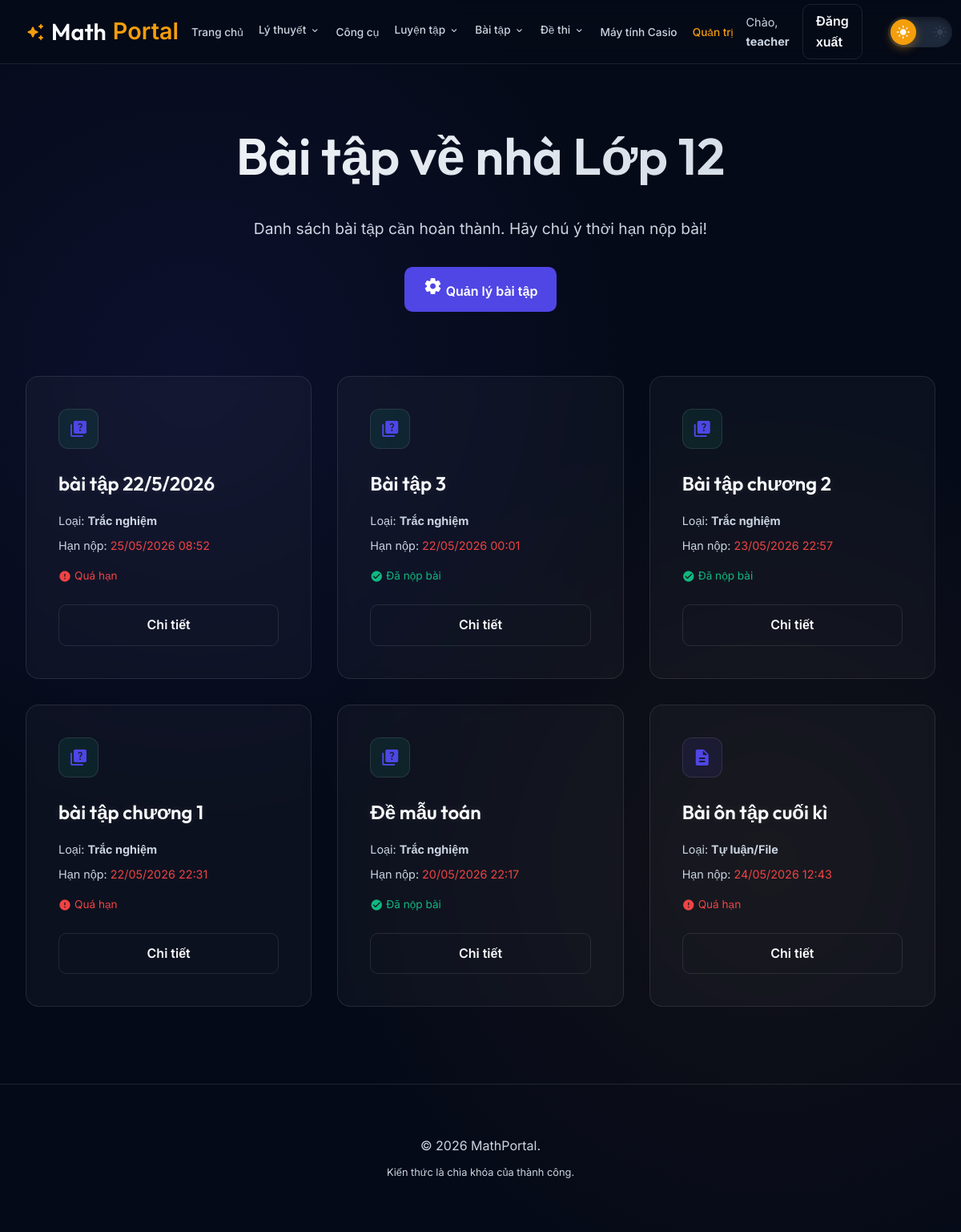
Page /assignments.php (signed in) on the committed database.
### tables this page shows
CREATE TABLE `assignments` (
  `id` int(11) NOT NULL,
  `title` varchar(255) NOT NULL,
  `description` text DEFAULT NULL,
  `type` enum('quiz','file','word_quiz') NOT NULL DEFAULT 'quiz',
  `deadline` datetime NOT NULL,
  `file_path` varchar(255) DEFAULT NULL,
  `teacher_id` int(11) NOT NULL,
  `created_at` timestamp NOT NULL DEFAULT current_timestamp(),
  `time_limit` int(11) DEFAULT 0 COMMENT 'Thời gian làm bài (phút), 0 là không giới hạn',
  `max_attempts` int(11) DEFAULT 1 COMMENT 'Số lần làm bài tối đa',
  `allow_review` tinyint(1) DEFAULT 1,
  `show_answers` tinyint(1) DEFAULT 1,
  `grade` int(11) NOT NULL DEFAULT 12
);

### includes/functions.php (called while the page is built, shortened)
<?php
function is_teacher() {
    return isset($_SESSION['user']) && is_array($_SESSION['user']) && $_SESSION['user']['role'] === 'teacher';
}

### assignments.php (the view, shortened to what this page needs)
<?php
require_once 'includes/functions.php';
include 'includes/header.php';
$user_id = $_SESSION['user']['id'];
$is_teacher = is_teacher();
$grade = isset($_GET['grade']) ? intval($_GET['grade']) : 12;
$stmt = $pdo->prepare("SELECT a.*, u.username as teacher_name FROM assignments a JOIN users u ON a.teacher_id = u.id WHERE a.grade = ? ORDER BY a.created_at DESC");
$stmt->execute([$grade]);
$assignments = $stmt->fetchAll();
?>
<main class="container">
    <section class="hero animate" style="padding: 4rem 0 2rem;">
        <h1>Bài tập về nhà Lớp <?php echo $grade; ?></h1>
        <p>Danh sách bài tập cần hoàn thành. Hãy chú ý thời hạn nộp bài!</p>
        <?php if ($is_teacher): ?>
            <a href="admin/manage_assignments.php" class="btn btn-primary">
                <span class="material-icons-round">settings</span> Quản lý bài tập
            </a>
        <?php endif; ?>
    </section>
    <div class="grid">
        <?php if (empty($assignments)): ?>
            <div class="card animate" style="grid-column: 1/-1; text-align: center;">
                <p>Hiện chưa có bài tập nào được giao.</p>
            </div>
        <?php else: ?>
            <?php foreach ($assignments as $a):
                $deadline = new DateTime($a['deadline']);
                $now = new DateTime();
                $is_overdue = $now > $deadline;
                $subStmt = $pdo->prepare("SELECT * FROM assignment_submissions WHERE assignment_id = ? AND student_id = ?");
                $subStmt->execute([$a['id'], $user_id]);
                $submission = $subStmt->fetch();
            ?>
                <div class="card animate">
                    <div class="card-icon" style="background: <?php echo in_array($a['type'], ['quiz', 'word_quiz']) ? 'rgba(16, 185, 129, 0.1)' : 'rgba(79, 70, 229, 0.1)'; ?>;">
                        <span class="material-icons-round"><?php echo in_array($a['type'], ['quiz', 'word_quiz']) ? 'quiz' : 'description'; ?></span>
                    </div>
                    <h3><?php echo htmlspecialchars($a['title']); ?></h3>
                    <p style="font-size: 0.9rem; color: var(--text-muted); margin-bottom: 0.5rem;">
                        Loại: <strong><?php echo in_array($a['type'], ['quiz', 'word_quiz']) ? 'Trắc nghiệm' : 'Tự luận/File'; ?></strong>
                    </p>
                    <p style="font-size: 0.9rem; color: var(--text-muted); margin-bottom: 1rem;">
                        Hạn nộp: <span style="color: <?php echo $is_overdue ? '#ef4444' : 'var(--accent)'; ?>;">
                            <?php echo $deadline->format('d/m/Y H:i'); ?>
                        </span>
                    </p>
                    <div style="margin-bottom: 1.5rem;">
                        <?php if ($submission): ?>
                            <span style="color: #10b981; font-size: 0.85rem; display: flex; align-items: center; gap: 4px;">
                                <span class="material-icons-round" style="font-size: 16px;">check_circle</span> Đã nộp bài
                            </span>
                        <?php elseif ($is_overdue): ?>
                            <span style="color: #ef4444; font-size: 0.85rem; display: flex; align-items: center; gap: 4px;">
                                <span class="material-icons-round" style="font-size: 16px;">error</span> Quá hạn
                            </span>
                        <?php else: ?>
                            <span style="color: var(--accent); font-size: 0.85rem; display: flex; align-items: center; gap: 4px;">
                                <span class="material-icons-round" style="font-size: 16px;">schedule</span> Đang chờ nộp
                            </span>
                        <?php endif; ?>
                    </div>
                    <a href="assignment_details.php?id=<?php echo $a['id']; ?>" class="btn btn-outline" style="width: 100%; text-align: center;">
                        Chi tiết
                    </a>
                </div>
            <?php endforeach; ?>
        <?php endif; ?>
    </div>
</main>
<?php include 'includes/footer.php'; ?>

### assets/css/style.css (style rules this page uses)
:root { --bg-color: #050a18; --card-bg: rgba(255, 255, 255, 0.03); --glass-bg: rgba(255, 255, 255, 0.05); --glass-border: rgba(255, 255, 255, 0.1); --primary: #4f46e5; --primary-light: #818cf8; --accent: #f59e0b; --text-main: #f8fafc; --text-muted: #cbd5e1; --nav-height: 80px; --radius: 16px; --shadow: 0 10px 30px -10px rgba(0, 0, 0, 0.5); --nav-bg: rgba(5, 10, 24, 0.8); }
* { margin: 0; padding: 0; box-sizing: border-box; font-family: 'Inter', sans-serif; }
body { background-color: var(--bg-color); color: var(--text-main); line-height: 1.6; overflow-x: hidden; background-image: radial-gradient(circle at 20% 30%, rgba(79, 70, 229, 0.1) 0%, transparent 40%), radial-gradient(circle at 80% 70%, rgba(245, 158, 11, 0.05) 0%, transparent 40%); min-height: 100vh; transition: background-color 0.4s ease, color 0.4s ease; }
h1, h2, h3, .nav-logo { font-family: 'Outfit', sans-serif; font-weight: 600; }
.container { max-width: 1200px; margin: 0 auto; padding: 0 2rem; }
.hero { padding: 6rem 0 4rem; text-align: center; }
.hero h1 { font-size: 4rem; margin-bottom: 1.5rem; background: linear-gradient(135deg, var(--text-main) 0%, var(--text-muted) 100%); -webkit-background-clip: text; -webkit-text-fill-color: transparent; transition: background 0.4s ease; }
.hero p { font-size: 1.2rem; color: var(--text-muted); max-width: 700px; margin: 0 auto 2rem; }
.grid { display: grid; grid-template-columns: repeat(auto-fit, minmax(320px, 1fr)); gap: 2rem; margin-top: 3rem; }
.card { background: var(--card-bg); border: 1px solid var(--glass-border); border-radius: var(--radius); padding: 2.5rem; transition: all 0.4s cubic-bezier(0.175, 0.885, 0.32, 1.275); position: relative; overflow: hidden; backdrop-filter: blur(5px); }
.card::before { content: ''; position: absolute; top: 0; left: 0; width: 100%; height: 4px; background: linear-gradient(to right, var(--primary), var(--accent)); opacity: 0; transition: opacity 0.3s ease; }
.card-icon { width: 50px; height: 50px; background: var(--glass-bg); border-radius: 12px; display: flex; align-items: center; justify-content: center; margin-bottom: 1.5rem; color: var(--primary); border: 1px solid var(--glass-border); }
.card h3 { margin-bottom: 1rem; font-size: 1.5rem; color: var(--text-main); text-shadow: 0 0 10px rgba(255, 255, 255, 0.1); }
.card p { color: var(--text-muted); margin-bottom: 1.5rem; }
.btn { display: inline-block; padding: 0.75rem 1.5rem; border-radius: 10px; text-decoration: none; font-weight: 600; transition: all 0.3s ease; cursor: pointer; border: none; }
.btn-primary { background: var(--primary); color: white; }
.btn-outline { background: transparent; border: 1px solid var(--glass-border); color: var(--text-main); }
.animate { animation: fadeIn 0.8s ease forwards; }
:root { --calc-body: #1a1a1a; --calc-rim: #2d2d2d; --lcd-bg: #8ba88e; --btn-num: #333; --btn-func: #1e1e1e; --btn-shift: #d97706; --btn-alpha: #dc2626; --btn-special: #475569; --text-lcd: #1a2421; }

### rows in the picture
assignments: title "bài tập 22/5/2026", type "Trắc nghiệm", deadline "25/05/2026 08:52", shows "Quá hạn"
assignments: title "Bài tập 3", type "Trắc nghiệm", deadline "22/05/2026 00:01", shows "Đã nộp bài"
assignments: title "Bài tập chương 2", type "Trắc nghiệm", deadline "23/05/2026 22:57", shows "Đã nộp bài"
assignments: title "bài tập chương 1", type "Trắc nghiệm", deadline "22/05/2026 22:31", shows "Quá hạn"
assignments: title "Đề mẫu toán", type "Trắc nghiệm", deadline "20/05/2026 22:17", shows "Đã nộp bài"
assignments: title "Bài ôn tập cuối kì", type "Tự luận/File", deadline "24/05/2026 12:43", shows "Quá hạn", $a['id'] 1 (drawn)

### other values in the picture
$_SESSION['user']['username'] "teacher"
$grade "12"
